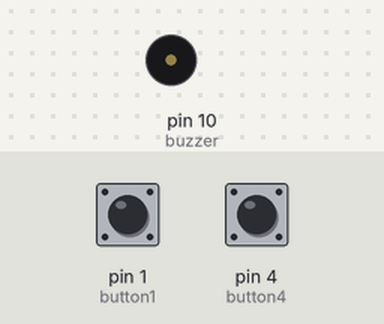
Recording of a sketch running on a simulated Arduino Uno, built with avr-gcc and run on an emulated ATmega328P. On the bench: buzzer (waves = sounding). Inputs (shaded band) come from the test bench; at power-on: pin 1 (button1) HIGH, pin 4 (button4) HIGH.

Above: at 1.2 s.
1.3 s: pin 1 (button1) pulled LOW for 1 s
At 1.4 s:
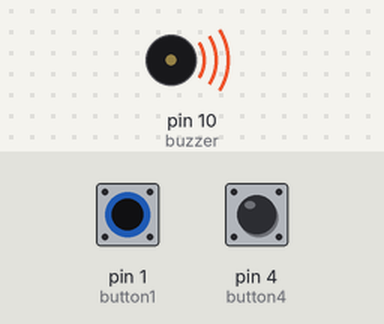
4.3 s: pin 1 (button1) pulled LOW for 3.2 s
At 8.2 s:
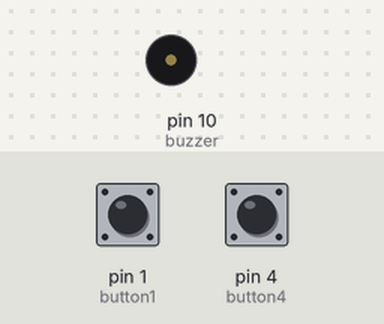
9.0 s: pin 4 (button4) pulled LOW for 3.2 s
At 9.5 s:
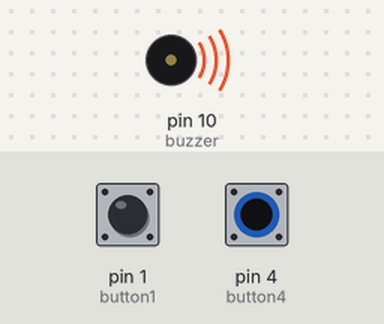
Timing chart, 0 to 13.7 s (numbered marks = the images above; inputs shaded):
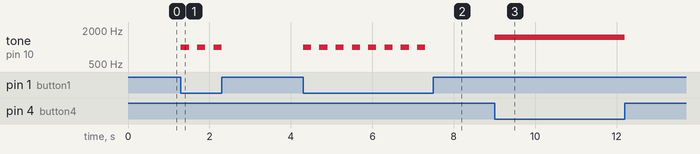

Measured:
- after the input at 1.3 s, tone on pin 10 (buzzer): alternates 1000 Hz for 0.20 s and silent for 0.20 s, 6 changes in all, then stays silent, starting at once
- after the input at 4.3 s, tone on pin 10 (buzzer): alternates 1000 Hz for 0.20 s and silent for 0.20 s, 16 changes in all, then stays silent, starting at once
- after the input at 9.0 s, tone on pin 10 (buzzer): silent → 1500 Hz at once, → silent 3.2 s later

The sketch:

task.ino
```cpp
int buzzer = 10;   // pin buzzer
int button1 = 1;  // tombol 1
int button4 = 4;  // tombol 4

void setup() {
  pinMode(button1, INPUT_PULLUP);
  pinMode(button4, INPUT_PULLUP);
}

void loop() {
  int btn1 = digitalRead(button1);
  int btn4 = digitalRead(button4);

  if (btn1 == LOW) {
    tone(buzzer, 1000); // beep panjang 1000 Hz
    delay(200);
    noTone(buzzer);
    delay(200);
  }
  else if (btn4 == LOW) {
    tone(buzzer, 1500); // beep panjang 1500 Hz
  }
  else {
    noTone(buzzer); // matikan suara
  }
}
```
